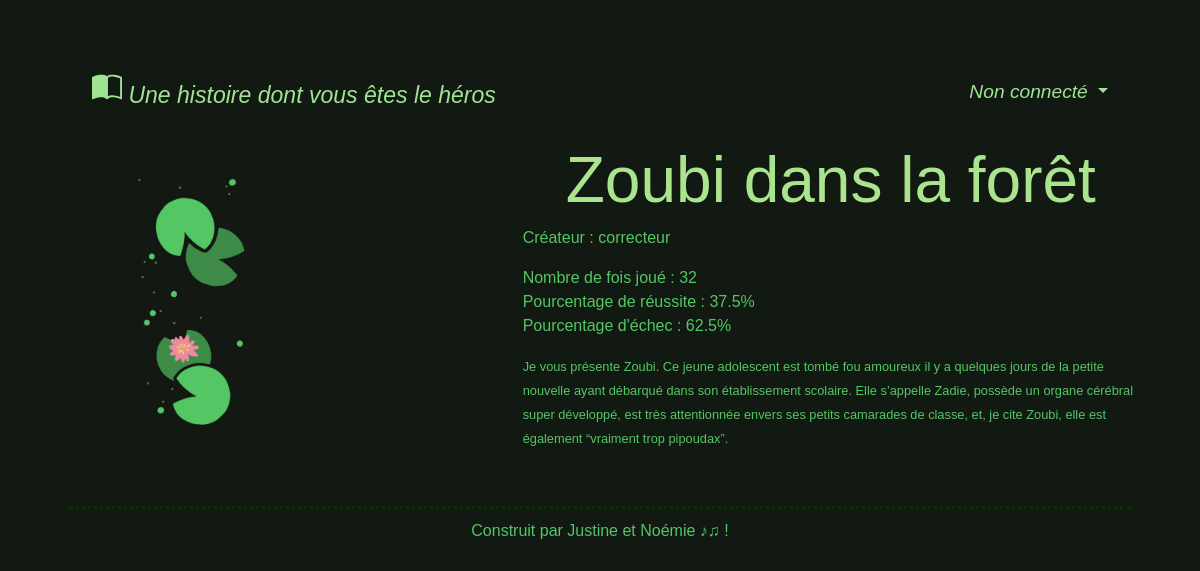
/php/histoires.php?id=13, run on the app's committed database.
### tables this page shows
CREATE TABLE IF NOT EXISTS `histoire` (
  `id_hist` int(11) NOT NULL AUTO_INCREMENT,
  `nom_hist` varchar(70) NOT NULL,
  `illustration` varchar(50) NOT NULL,
  `synopsis` varchar(2000) NOT NULL,
  `id_createur` int(11) NOT NULL,
  `nb_fois_jouee` int(11) DEFAULT 0,
  `nb_reussites` int(11) DEFAULT 0,
  `nb_morts` int(11) DEFAULT 0,
  `cache` int(1) NOT NULL,
  PRIMARY KEY (`id_hist`)
);

CREATE TABLE IF NOT EXISTS `user` (
  `id_user` int(50) NOT NULL AUTO_INCREMENT,
  `est_admin` int(1) NOT NULL,
  `pseudo` varchar(50) NOT NULL,
  `mdp` varchar(100) NOT NULL,
  PRIMARY KEY (`id_user`)
);

### php/requetes.php (called while the page is built, shortened)
<?php
  function afficherInfosHistoire($BDD, $idHist){
    $res = $BDD->prepare("SELECT * FROM histoire WHERE id_hist = :idHist");
    $res->execute(array(
      'idHist' => $idHist
    ));
    return $res->fetch();
  }
  function afficherPseudoUser($BDD, $idCrea){
    $res = $BDD->prepare("SELECT pseudo FROM user WHERE id_user = :idCrea");
    $res->execute(array(
      'idCrea' => (int) $idCrea
    ));
    $tab = $res->fetch();
    return $tab['pseudo'];
  }
?>

### php/histoires.php (the view, shortened to what this page needs)
<?php
require_once("connect.php");
require_once("requetes.php");
?>
<!doctype html>
<html>
<?php include 'templatesHTML/head.php'; ?>
<body>
  <div class="container">
    <?php include 'templatesHTML/navbar.php';
    if (isset($_GET['id']) && !empty($_GET['id'])) {
      $histoire = afficherInfosHistoire($BDD, (int) htmlspecialchars($_GET['id'], ENT_QUOTES, 'UTF-8', false)); ?>
      <div class="d-flex justify-content-center p-3">
        <div class="row align-items-center">
          <div class="col-md-5 col-sm-7 text-center ">
            <img class="img-responsive movieImage pr-3" src="../images/<?php echo $histoire['nom_hist'] . '/' . strtolower($histoire['illustration']); ?>" alt="Affiche histoire" title="<?= $histoire['nom_hist']; ?>" width="300" />
          </div>
          <div class="col-md-7 col-sm-5">
            <h2><?= $histoire['nom_hist']; ?></h2>
            <?php
              $pseudo = afficherPseudoUser($BDD, (int) $histoire['id_createur']);?>
            <p>Créateur : <?= $pseudo; ?></p>
            <p>Nombre de fois joué : <?= $histoire['nb_fois_jouee']; ?><br />
              Pourcentage de réussite : <?php if($histoire['nb_fois_jouee'] == 0) {echo '0%'; } else {echo round((($histoire['nb_reussites']/$histoire['nb_fois_jouee'])*100),1) . '%';} ?><br />
              Pourcentage d'échec : <?php if($histoire['nb_fois_jouee'] == 0) {echo '0%'; } else {echo round((($histoire['nb_morts']/$histoire['nb_fois_jouee'])*100),1). '%';} ?></p>
            <p><small><?= $histoire['synopsis']; ?></small></p>
          </div>
        </div>
      </div>
    <?php } ?>
    <?php include 'templatesHTML/footer.php'; ?>
  </div>
</body>
</html>

### css/style.css (style rules this page uses)
body { padding-top: 60px; }
h2 { color: rgb(170, 228, 141); font-style: bold; text-align: center; font-size: 400%; }
body { background-color: rgb(18, 24, 18); font-family: "Lucida Sans", "Lucida Sans Regular", "Lucida Grande", "Lucida Sans Unicode", Geneva, Verdana, sans-serif; color: rgb(84, 198, 99); }

### data on the page
histoire: nom_hist+illustration (picture), nom_hist "Zoubi dans la forêt", id_createur.pseudo "correcteur", nb_fois_jouee "32", ($histoire['nb_reussites']/$histoire['nb_fois_jouee'])*100 "37.5", ($histoire['nb_morts']/$histoire['nb_fois_jouee'])*100 "62.5", synopsis "Je vous présente Zoubi. Ce jeune adolescent est tombé fou amoureux il y a quelques jours de la petite nouvelle ayant débarqué dans son établissement scolaire. Elle s’appelle Zadie, possède un organe cérébral super développé, est très attentionnée envers ses petits camarades de classe, et, je cite Zoubi, elle est également “vraiment trop pipoudax”."
